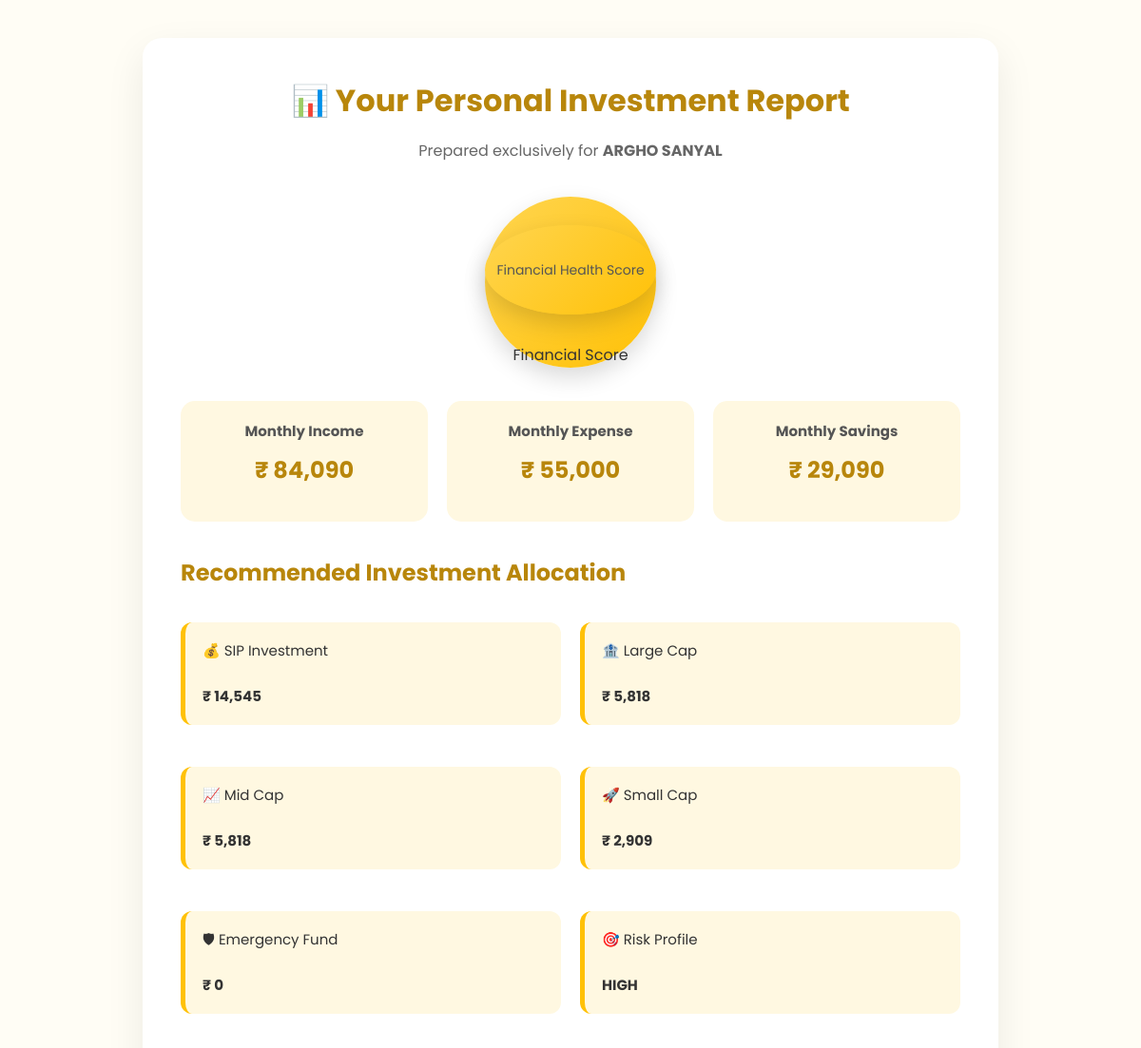
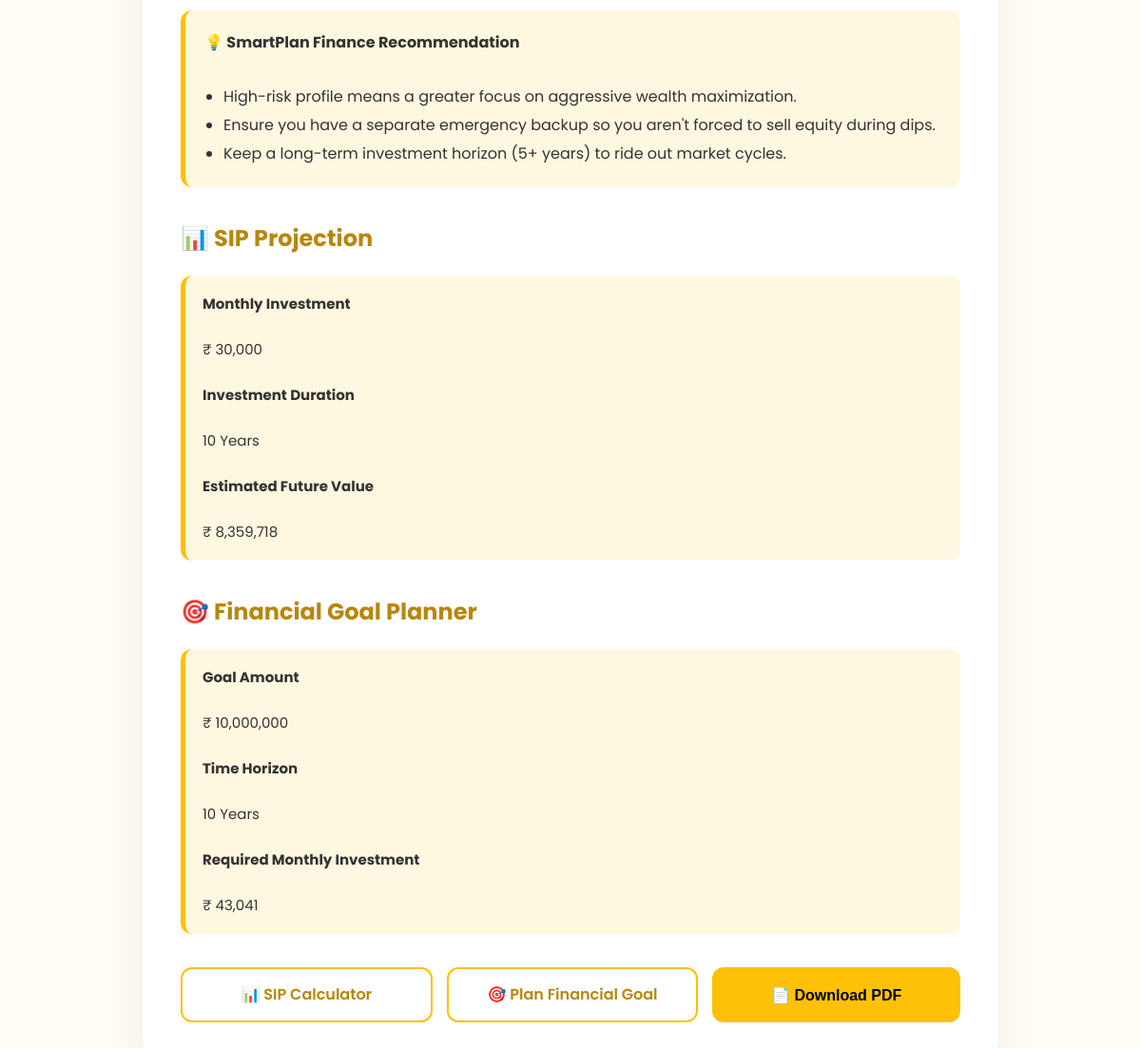
/dashboard (signed in), run on the app's committed database (2 pictures, top to bottom).
### tables this page shows
CREATE TABLE "users" (
    id INTEGER PRIMARY KEY AUTOINCREMENT,
    name TEXT NOT NULL,
    mobile TEXT UNIQUE NOT NULL,
    created_at TIMESTAMP DEFAULT CURRENT_TIMESTAMP
, country TEXT DEFAULT 'India', target_amount REAL DEFAULT 0, target_years INTEGER DEFAULT 0);

CREATE TABLE reports (id INTEGER PRIMARY KEY AUTOINCREMENT, user_id INTEGER NOT NULL, income REAL NOT NULL, expense REAL NOT NULL, savings REAL NOT NULL, risk TEXT NOT NULL, created_at TEXT NOT NULL, sip_calc_monthly REAL DEFAULT 0, sip_calc_years INTEGER DEFAULT 0, sip_calc_fv REAL DEFAULT 0, future_target_amount REAL DEFAULT 0, future_target_years INTEGER DEFAULT 0, future_req_monthly REAL DEFAULT 0, FOREIGN KEY (user_id) REFERENCES users (id));

### app.py (the view)
@app.route('/dashboard')
def dashboard():
    if 'user_id' not in session: return redirect(url_for('login'))
    user_id = session['user_id']
    conn = get_db_connection()
    user = conn.execute("SELECT * FROM users WHERE id = ?", (user_id,)).fetchone()
    report_id = session.get('report_id')
    report = conn.execute("SELECT * FROM reports WHERE id = ?", (report_id,)).fetchone() if report_id else conn.execute("SELECT * FROM reports WHERE user_id = ? ORDER BY id DESC LIMIT 1", (user_id,)).fetchone()
    conn.close()
    if not report: return redirect(url_for('profile'))
    savings = report['savings']
    risk = report['risk'].lower()
    rules = RISK_RULES.get(risk, RISK_RULES['medium'])
    currency = extract_currency_symbol(user['country'])
    report_data = {"country": user['country'], "currency": currency, "income": report['income'], "expense": report['expense'], "savings": savings, "risk": risk.capitalize(), "sip": savings * rules['sip'], "large_cap": savings * rules['large_cap'], "mid_cap": savings * rules['mid_cap'], "small_cap": savings * rules['small_cap'], "emergency_fund": savings * rules['emergency'], "advice": ADVISOR_INSIGHTS.get(risk, []), "sip_calc_monthly": report['sip_calc_monthly'], "sip_calc_years": report['sip_calc_years'], "sip_calc_fv": report['sip_calc_fv'], "future_target_amount": report['future_target_amount'], "future_target_years": report['future_target_years'], "future_req_monthly": report['future_req_monthly']}
    return render_template('report.html', user=user, data=report_data)

### app.py (called while the page is built)
def get_db_connection():
    conn = sqlite3.connect(DB_PATH)
    conn.row_factory = sqlite3.Row
    return conn

def extract_currency_symbol(country_name):
    country_data = COUNTRIES.get(country_name, '₹')
    if isinstance(country_data, dict):
        return country_data.get('currency_symbol', country_data.get('symbol', '₹'))
    return country_data

### templates/report.html (shortened to what this page needs)
<!DOCTYPE html>
<html lang="en">
<head>
<link rel="stylesheet" href="{{ url_for('static', filename='css/style.css') }}">
</head>
<body>
<div class="report">
<div class="header">
<h1>📊 Your Personal Investment Report</h1>
<p class="subtitle">
Prepared exclusively for <strong>{{ user.name }}</strong>
</p>
</div>
<div class="score">
<div class="score">
    <p style="font-size: 14px; color: #555; margin: 0;">Financial Health Score</p>
</div>
<p>Financial Score</p>
</div>
<div class="summary">
    <div class="card-box">
        <h3>Monthly Income</h3>
        <h2>₹ {{ "{:,.0f}".format(data.income | float if data.income else 0) }}</h2>
    </div>
    <div class="card-box">
        <h3>Monthly Expense</h3>
        <h2>₹ {{ "{:,.0f}".format(data.expense | float if data.expense else 0) }}</h2>
    </div>
    <div class="card-box">
        <h3>Monthly Savings</h3>
        <h2>₹ {{ "{:,.0f}".format(data.savings | float if data.savings else 0) }}</h2>
    </div>
</div>
<h2 class="section-title">
Recommended Investment Allocation
</h2>
<div class="allocate">
<div class="box">
💰 SIP Investment
<br><br>
<strong>₹ {{ "{:,.0f}".format(data.sip) }}</strong>
</div>
<div class="box">
🏦 Large Cap
<br><br>
<strong>₹ {{ "{:,.0f}".format(data.large_cap) }}</strong>
</div>
<div class="box">
📈 Mid Cap
<br><br>
<strong>₹ {{ "{:,.0f}".format(data.mid_cap) }}</strong>
</div>
<div class="box">
🚀 Small Cap
<br><br>
<strong>₹ {{ "{:,.0f}".format(data.small_cap) }}</strong>
</div>
<div class="box">
🛡 Emergency Fund
<br><br>
<strong>₹ {{ "{:,.0f}".format(data.emergency_fund) }}</strong>
</div>
<div class="box">
🎯 Risk Profile
<br><br>
<strong>{{ data.risk|upper }}</strong>
</div>
</div>
<div class="note">
<b>💡 SmartPlan Finance Recommendation</b>
<br><br>
<ul style="line-height:30px; padding-left:20px; margin:0;">
{% for insight in data.advice %}
<li>{{ insight }}</li>
{% endfor %}
</ul>
</div>
{% if data.sip_calc_fv > 0 %}
<h2 class="section-title">
📊 SIP Projection
</h2>
<div class="box">
<strong>Monthly Investment</strong>
<br><br>
₹ {{ "{:,.0f}".format(data.sip_calc_monthly) }}
<br><br>
<strong>Investment Duration</strong>
<br><br>
{{ data.sip_calc_years }} Years
<br><br>
<strong>Estimated Future Value</strong>
<br><br>
₹ {{ "{:,.0f}".format(data.sip_calc_fv) }}
</div>
{% endif %}
{% if data.future_target_amount > 0 %}
<h2 class="section-title">
🎯 Financial Goal Planner
</h2>
<div class="box">
<strong>Goal Amount</strong>
<br><br>
₹ {{ "{:,.0f}".format(data.future_target_amount) }}
<br><br>
<strong>Time Horizon</strong>
<br><br>
{{ data.future_target_years }} Years
<br><br>
<strong>Required Monthly Investment</strong>
<br><br>
₹ {{ "{:,.0f}".format(data.future_req_monthly) }}
</div>
{% endif %}
<div class="nav-links">
    <a href="/sip-calculator" class="btn btn-secondary">
        📊 SIP Calculator
    </a>
    <a href="/financial-future" class="btn btn-secondary">
        🎯 Plan Financial Goal
    </a>
    <button
        type="button"
        class="btn btn-primary"
        onclick="window.print()">
        📄 Download PDF
    </button>
</div>
</div>
</body>
</html>

### static/css/style.css (style rules this page uses)
:root { --primary:#FFC107; --primary-dark:#E0A800; --primary-light:#FFF8E1; --heading:#B8860B; --background:#FFFDF5; --card:#FFFFFF; --text:#333333; --subtext:#666666; --border:#F4D03F; --shadow:0 15px 40px rgba(0,0,0,.08); --radius:18px; --transition:.30s ease; }
* { margin:0; padding:0; box-sizing:border-box; }
body { font-family:'Poppins',sans-serif; background:var(--background); color:var(--text); line-height:1.6; }
.card, .hero-card, .form-box, .report { background:var(--card); border-radius:var(--radius); box-shadow:var(--shadow); transition:var(--transition); }
h1, h2, h3 { color:var(--heading); margin-bottom:15px; font-weight:700; }
.subtitle { color:var(--subtext); margin-bottom:25px; }
button, .btn { width:100%; display:inline-block; padding:14px; border:none; border-radius:12px; background:var(--primary); color:#222; font-size:16px; font-weight:600; text-decoration:none; cursor:pointer; transition:var(--transition); }
.box { background:var(--primary-light); border-left:5px solid var(--primary); padding:15px; border-radius:12px; margin:12px 0; font-size:15px; transition:var(--transition); }

### templates/report.html (style rules this page uses)
body { padding:40px; background:#FFFDF5; font-family:'Poppins',sans-serif; }
.report { max-width:900px; margin:auto; background:white; padding:40px; border-radius:20px; box-shadow:0 15px 40px rgba(0,0,0,.08); }
.header { text-align:center; margin-bottom:35px; }
.header h1 { color:#B8860B; }
.subtitle { color:#666; }
.score { margin:30px auto; width:180px; height:180px; border-radius:50%; background:linear-gradient(135deg,#FFD54F,#FFC107); display:flex; justify-content:center; align-items:center; flex-direction:column; box-shadow:0 10px 25px rgba(0,0,0,.15); }
.summary { display:grid; grid-template-columns:repeat(3,1fr); gap:20px; margin:35px 0; }
.card-box { background:#FFF8E1; padding:20px; border-radius:15px; text-align:center; transition:.3s; }
.card-box h3 { font-size:15px; margin-bottom:10px; color:#555; }
.card-box h2 { color:#B8860B; }
.section-title { margin:35px 0 20px; color:#B8860B; }
.allocate { display:grid; grid-template-columns:repeat(2,1fr); gap:20px; }
.box { background:#FFF8E1; padding:18px; border-left:5px solid #FFC107; border-radius:12px; }
.note { margin-top:35px; padding:20px; background:#FFF8E1; border-left:5px solid #FFC107; border-radius:12px; line-height:28px; }
.nav-links { display:flex; gap:15px; margin-top:35px; flex-wrap:wrap; }
.btn { flex:1; padding:14px; text-align:center; border-radius:12px; text-decoration:none; font-weight:600; transition:.3s; display:flex; justify-content:center; align-items:center; }
.btn-primary { background:#FFC107; color:#000; border:none; cursor:pointer; }
.btn-secondary { border:2px solid #FFC107; color:#B8860B; background:white; }

### data on the page
users: name "ARGHO SANYAL"
reports: income "84,090", expense "55,000", savings "29,090", risk "HIGH", sip_calc_monthly "30,000", sip_calc_fv "8,359,718", future_target_amount "10,000,000", future_req_monthly "43,041"

### other printed values
{{ "{:,.0f}".format(data.sip) }} "14,545"
{{ "{:,.0f}".format(data.large_cap) }} "5,818"
{{ "{:,.0f}".format(data.mid_cap) }} "5,818"
{{ "{:,.0f}".format(data.small_cap) }} "2,909"
{{ "{:,.0f}".format(data.emergency_fund) }} "0"
{{ insight }} "High-risk profile means a greater focus on aggressive wealth maximization." "Ensure you have a separate emergency backup so you aren't forced to sell equity during dips." "Keep a long-term investment horizon (5+ years) to ride out market cycles."
{{ data.sip_calc_years }} "10"
{{ data.future_target_years }} "10"
